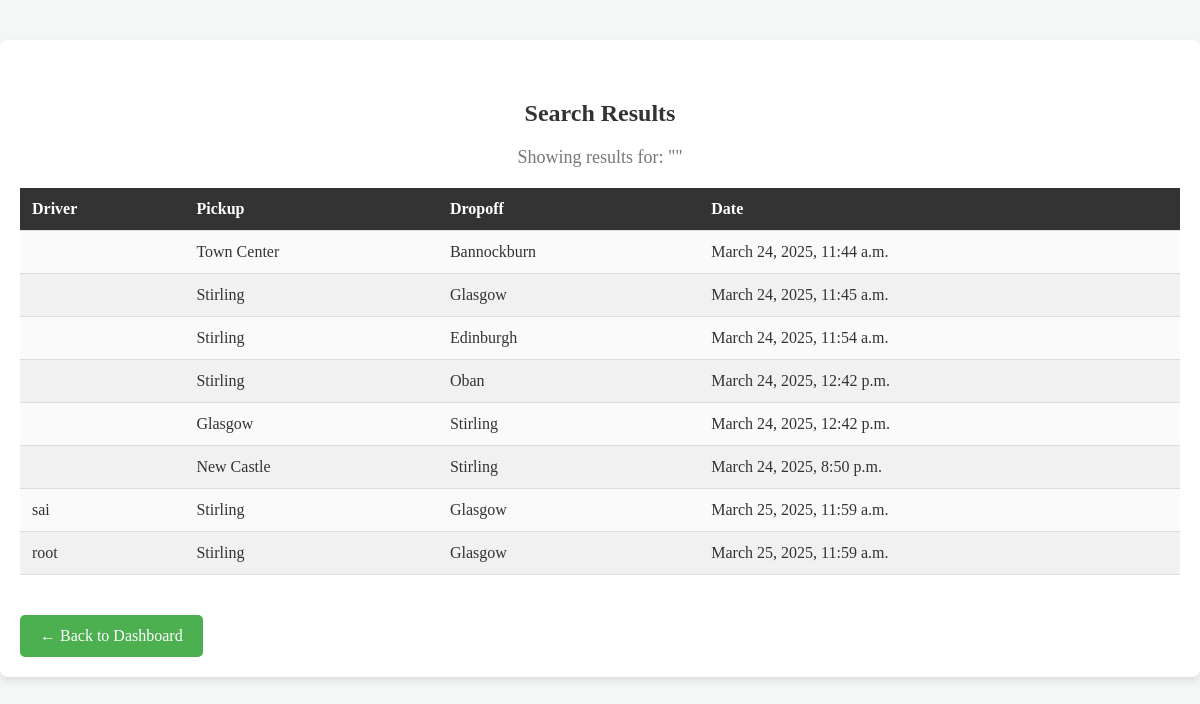
The app's page /search/ (signed in) with its own data.
### taxi_app/models.py (models this page shows, shortened)
class Trip(models.Model):
    driver = models.ForeignKey(User, on_delete=models.CASCADE, null=True, blank=True)
    trip_time = models.DateTimeField(default=now)
    from_place = models.CharField(max_length=255)
    to_place = models.CharField(max_length=255)
    fare = models.DecimalField(max_digits=10, decimal_places=2, default=0.00)
    payment_type = models.CharField(
        max_length=50,
        choices=[
            ("Cash", "Cash"),
            ("Card", "Card"),
            ("Paid to Company", "Paid to Company")
        ]
    )
    tip = models.DecimalField(max_digits=5, decimal_places=2, default=0.00)

### test_project/views.py (the view)
# urls.py: path("search/", views.search_trips, name="search_trips"),  # Search Route
@login_required
def search_trips(request):
    query = request.GET.get("q", "")
    trips = Trip.objects.all()
    if query:
        trips = trips.filter(
            Q(driver__username__icontains=query) |
            Q(from_place__icontains=query) |
            Q(to_place__icontains=query)
        )
    if not request.user.is_superuser:
        trips = trips.filter(driver=request.user)
    return render(request, "search_trips.html", {"trips": trips, "query": query})

### templates/search_trips.html (shortened to what this page needs)
<!DOCTYPE html>
<html lang="en">
<head>
</head>
<body>
    <div class="search-results">
        <h2>Search Results</h2>
        <p class="search-query">Showing results for: "{{ query }}"</p>
        <table>
            <thead>
                <tr>
                    <th>Driver</th>
                    <th>Pickup</th>
                    <th>Dropoff</th>
                    <th>Date</th>
                </tr>
            </thead>
            <tbody>
                {% for trip in trips %}
                <tr>
                    <td>{{ trip.driver.username }}</td>
                    <td>{{ trip.from_place }}</td>
                    <td>{{ trip.to_place }}</td>
                    <td>{{ trip.trip_time }}</td>
                </tr>
                {% empty %}
                <tr><td colspan="4" class="empty-message">No trips found.</td></tr>
                {% endfor %}
            </tbody>
        </table>
        <a href="{% url 'index' %}" class="back-button">← Back to Dashboard</a>
    </div>
</body>
</html>

### templates/search_trips.html (style rules this page uses)
body {  font-family: 'Roboto', sans-serif; background-color: #f4f7f6; color: #333; margin: 0; padding: 0; }
h2 { text-align: center; margin-top: 40px; font-size: 24px; color: #333; }
.search-results { max-width: 1200px; margin: 40px auto; padding: 20px; background-color: #fff; border-radius: 8px; box-shadow: 0 4px 8px rgba(0, 0, 0, 0.1); }
.search-query { text-align: center; margin-bottom: 20px; font-size: 18px; color: #777; }
table { width: 100%; border-collapse: collapse; margin-bottom: 20px; }
th, td { padding: 12px; text-align: left; border-bottom: 1px solid #ddd; }
th { background-color: #333; color: #fff; }
td { background-color: #fafafa; }
tr:nth-child(even) td { background-color: #f1f1f1; }
.back-button { display: inline-block; padding: 12px 20px; background-color: #4CAF50; color: white; text-decoration: none; border-radius: 5px; font-size: 16px; margin-top: 20px; text-align: center; }

### records on screen
Trip: from_place "Town Center", to_place "Bannockburn", trip_time "March 24, 2025, 11:44 a.m."
Trip: from_place "Stirling", to_place "Glasgow", trip_time "March 24, 2025, 11:45 a.m."
Trip: from_place "Stirling", to_place "Edinburgh", trip_time "March 24, 2025, 11:54 a.m."
Trip: from_place "Stirling", to_place "Oban", trip_time "March 24, 2025, 12:42 p.m."
Trip: from_place "Glasgow", to_place "Stirling", trip_time "March 24, 2025, 12:42 p.m."
Trip: from_place "New Castle", to_place "Stirling", trip_time "March 24, 2025, 8:50 p.m."
Trip: driver.username "sai", from_place "Stirling", to_place "Glasgow", trip_time "March 25, 2025, 11:59 a.m."
Trip: driver.username "root", from_place "Stirling", to_place "Glasgow", trip_time "March 25, 2025, 11:59 a.m."
